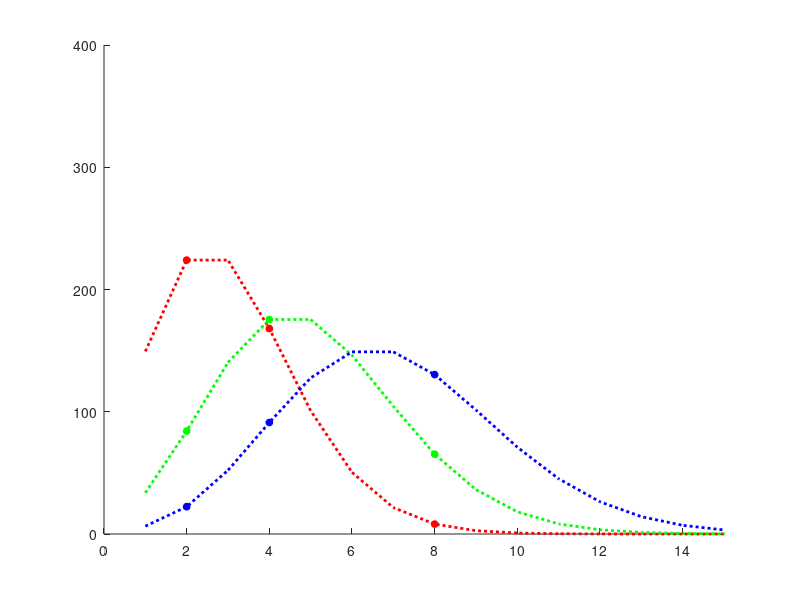
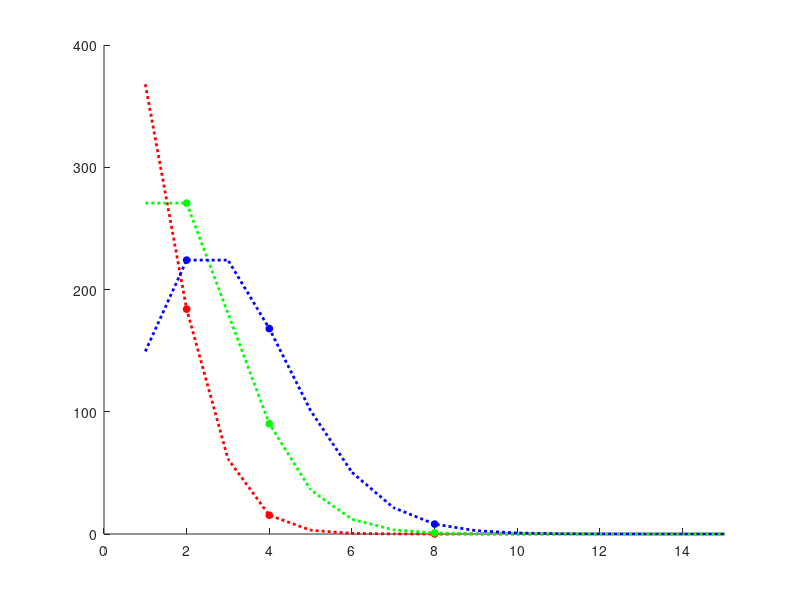

The MATLAB script that drew these images, in order:
function Plot_Poisson

%lambda_vect = [2,4,6]
lambda_vect = [3,5,7]
sample_index =[2,4,8];
Stored_Samples =[];
x = 1:30;


figure(1);
clf;
hold on

Color_Vect=[1.0, 0.0, 0.0; 0.0, 1.0, 0.0; 0.0, 0.0, 1.0];

for i = 1:size(lambda_vect,2)

    global_y=[];
    y =  1000*fun_poisson(lambda_vect(i),x);
    plot(x,y, 'LineWidth',2,'LineStyle',':','Color',Color_Vect(i,:));
    global_y =[global_y ;y] ;
    y_sample = global_y(:, sample_index);
    Stored_Samples =[Stored_Samples; y_sample];
    %plot(sample_index,y_sample,'o','Color',Color_Vect(i,:),'MarkerFaceColor',Color_Vect(i,:));
     if (i ==1)
           plot(sample_index,y_sample,'o','Color',Color_Vect(i,:),'MarkerFaceColor',Color_Vect(i,:), 'MarkerSize', 5);
     elseif(i==2)
            plot(sample_index,y_sample,'o','Color',Color_Vect(i,:),'MarkerFaceColor',Color_Vect(i,:), 'MarkerSize', 5);
     else
            plot(sample_index,y_sample,'o','Color',Color_Vect(i,:),'MarkerFaceColor',Color_Vect(i,:), 'MarkerSize', 5);
        
    end
    ylim([0 400])
    xlim([0 15])
end

Stored_Samples
Stored_Samples=[];
%lambda_vect = [1,3,5]
%lambda_vect = [1.5,2.5,3.5]
lambda_vect = [1,2,3]
sample_index =[2,4,8];
x = 1:30;


figure(2);
clf;
hold on


for i = 1:size(lambda_vect,2)

    global_y=[];
    y =  1000*fun_poisson(lambda_vect(i),x);
    plot(x,y, 'LineWidth',2,'LineStyle',':','Color',Color_Vect(i,:));
    global_y =[global_y ;y] ;
    y_sample = global_y(:, sample_index);
    Stored_Samples =[Stored_Samples; y_sample];
    if (i ==1)
        plot(sample_index,y_sample,'o','Color',Color_Vect(i,:),'MarkerFaceColor',Color_Vect(i,:), 'MarkerSize', 5);
    elseif(i==2)
        plot(sample_index,y_sample,'o','Color',Color_Vect(i,:),'MarkerFaceColor',Color_Vect(i,:), 'MarkerSize', 5);
    else
        plot(sample_index,y_sample,'o','Color',Color_Vect(i,:),'MarkerFaceColor',Color_Vect(i,:), 'MarkerSize', 5);
        
    end
    ylim([0 400])
    xlim([0 15])
end

Stored_Samples



return



function y = fun_poisson(l, x)

    fact = exp(-l);
    y = zeros(size(x));
    for i = 1:size(x,2)
        y(i) = fact * l^(x(i))/factorial(x(i));
    end
return


